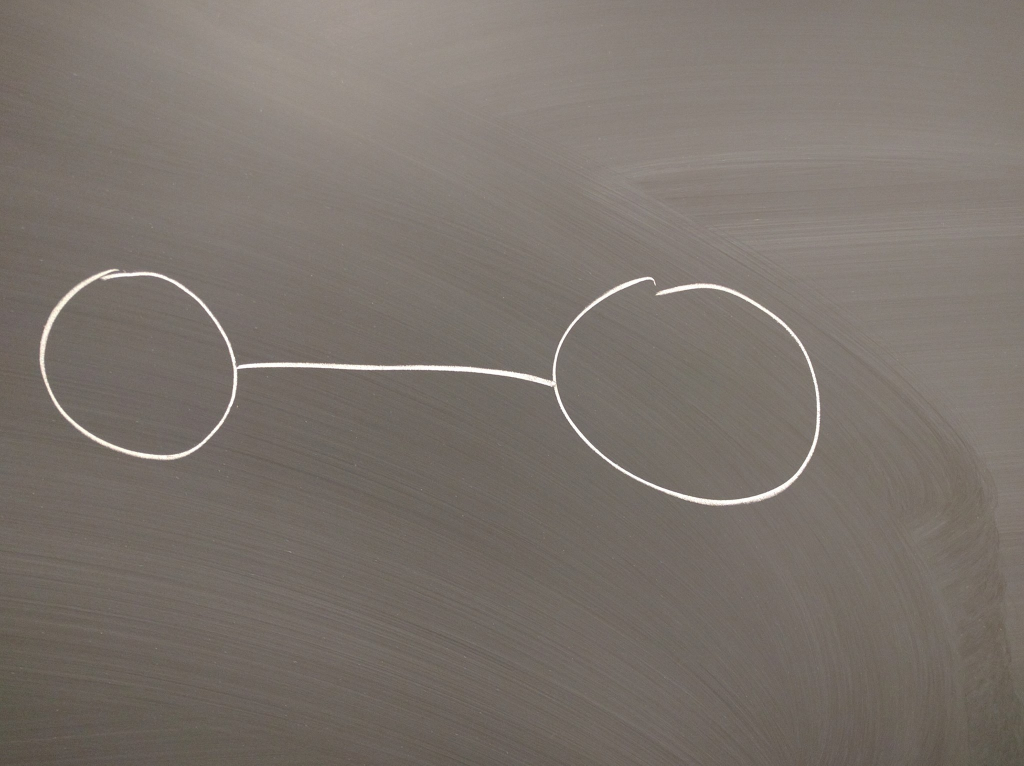
#> input picture examples/2nodes_dark.jpg, 2048 x 1531 px (shown at 1/2 size)
$ python imgexp_skimage.py 2nodes_dark.jpg   (older library calls are emulated)
#> lines starting #> are read from the running program, lines starting #| are printed output that depends on the picture; after the words box and inside, x2 and y2 are one past the last pixel; in counts of white or black regions, pixels touching at a corner belong together
import numpy as np
from scipy import ndimage as ndi
from skimage.morphology import medial_axis
import matplotlib.pyplot as plt
import cv2
try: # Compatibility with different OpenCV versions.
    import cv2.cv as cv
    HOUGH_GRADIENT = cv.CV_HOUGH_GRADIENT
except:
    HOUGH_GRADIENT = cv2.HOUGH_GRADIENT
import sys

# [19 lines left out: function microstructure, not called in this run]

# data = microstructure(l=64)
file_name = sys.argv[1]
img = cv2.imread(file_name, cv2.IMREAD_GRAYSCALE)
img = cv2.imread(file_name, cv2.IMREAD_GRAYSCALE)
img = cv2.medianBlur(img, 5)

width, height = img.shape
while 900 < width:
    img = cv2.pyrDown(img)
    width, height = img.shape
#> this loop made 1 pass
#> pass 1, `img = cv2.pyrDown(img)`:
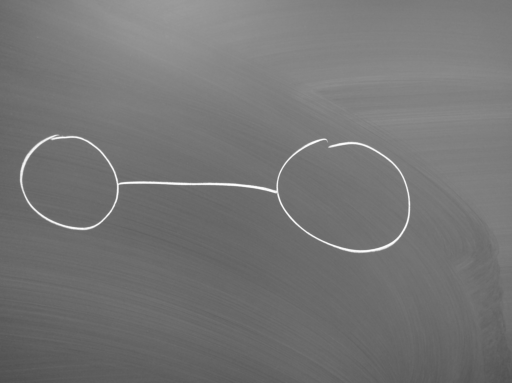
#> img: shape (766, 1024) (shown at 1/2 size); min 78, max 255, mean 116.6
data = cv2.adaptiveThreshold(img, 255, cv2.ADAPTIVE_THRESH_MEAN_C, cv2.THRESH_BINARY_INV, 13, -5)
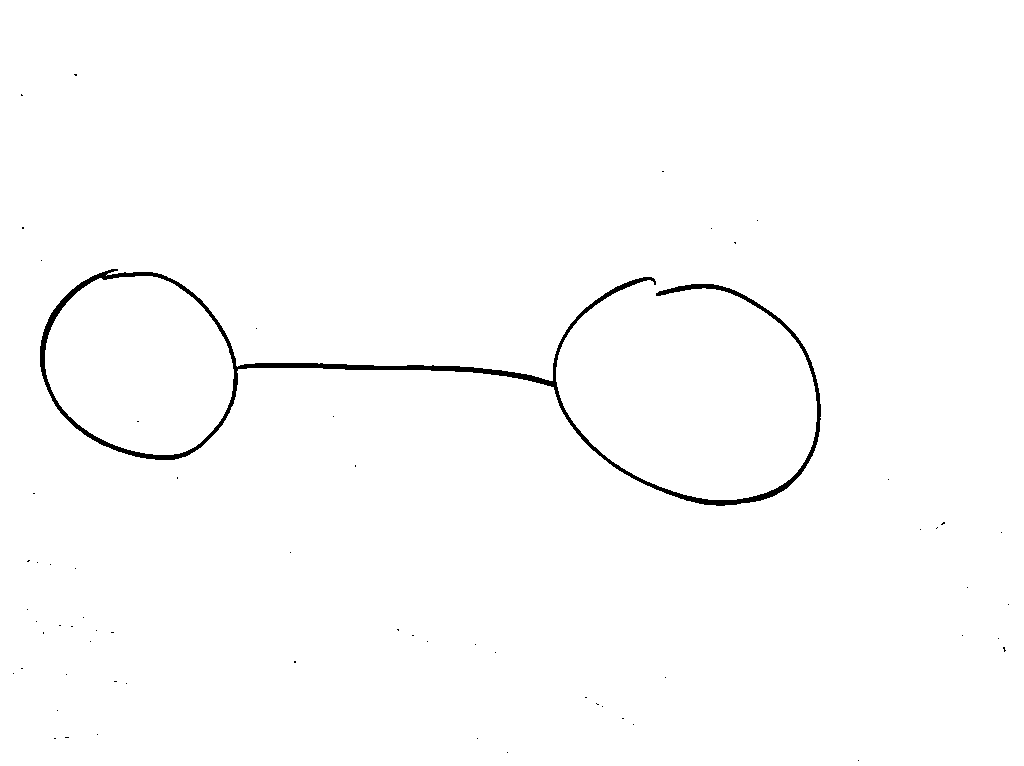
#> data: shape (766, 1024); 99% white; 63 black regions (62 under 20 px), largest, box (x1, y1, x2, y2) and area: (40, 269, 821, 506) 7349

# Compute the medial axis (skeleton) and the distance transform
skel, distance = medial_axis(data, return_distance=True)
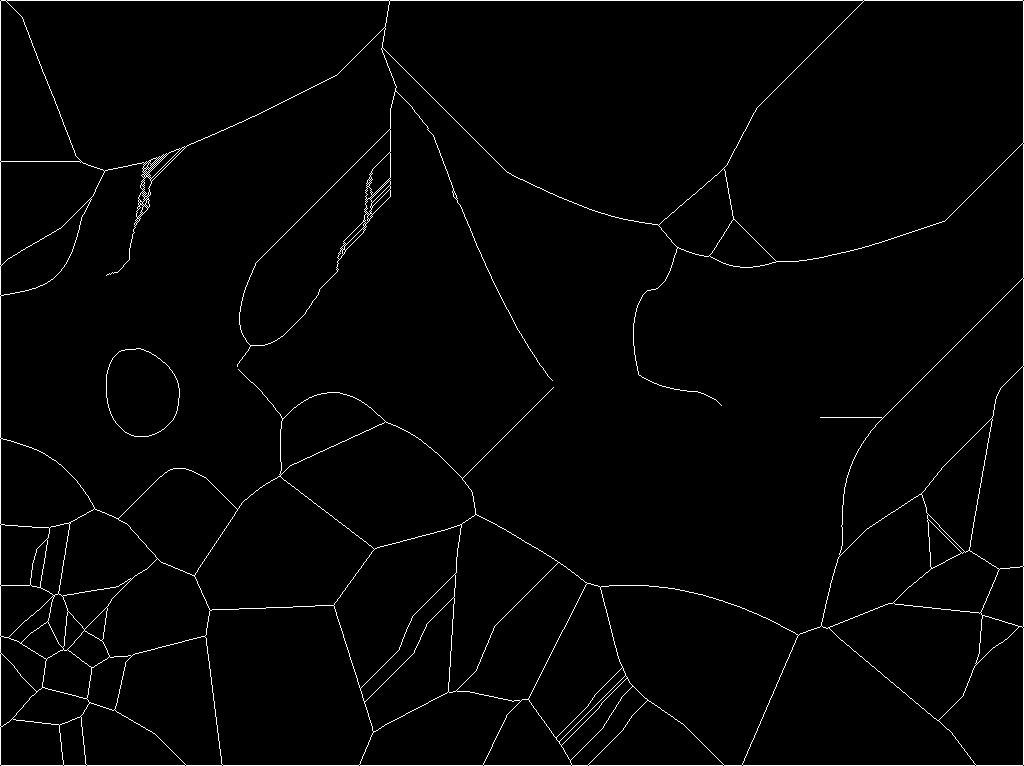
#> skel: shape (766, 1024) bool; 1.8% white in thin lines or dots
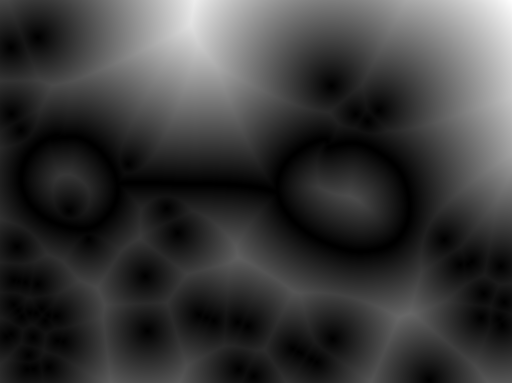
#> distance: shape (766, 1024) float64 (shown at 1/2 size); min 0, max 345.2, mean 78.5; drawn with min black and max white

# Distance to the background for pixels of the skeleton
dist_on_skel = distance * skel
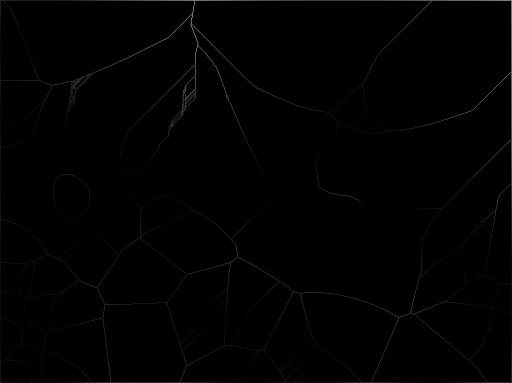
#> dist_on_skel: shape (766, 1024) float64 (shown at 1/2 size); min 0, max 344.6, mean 1.6; drawn with min black and max white

fig, (ax1, ax2) = plt.subplots(1, 2, figsize=(8, 4), sharex=True, sharey=True,
                               subplot_kw={'adjustable': 'box-forced'})
ax1.imshow(data, cmap=plt.cm.gray, interpolation='nearest')
ax1.axis('off')
ax2.imshow(dist_on_skel, cmap=plt.cm.spectral, interpolation='nearest')
ax2.contour(data, [0.5], colors='w')
ax2.axis('off')

cv2.imshow('image normal', dist_on_skel)

fig.tight_layout()
plt.show()
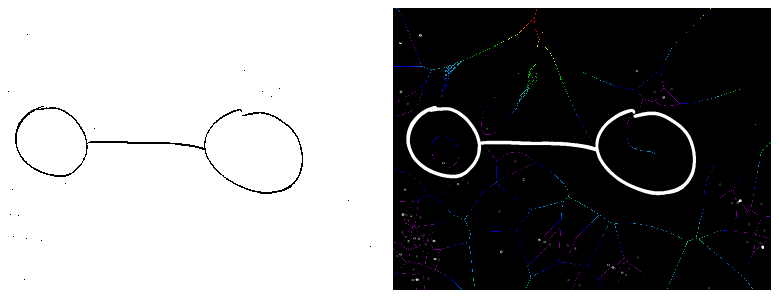
#> figure drawn by matplotlib, 2 panels

$ run again, on examples/3nodes.jpg
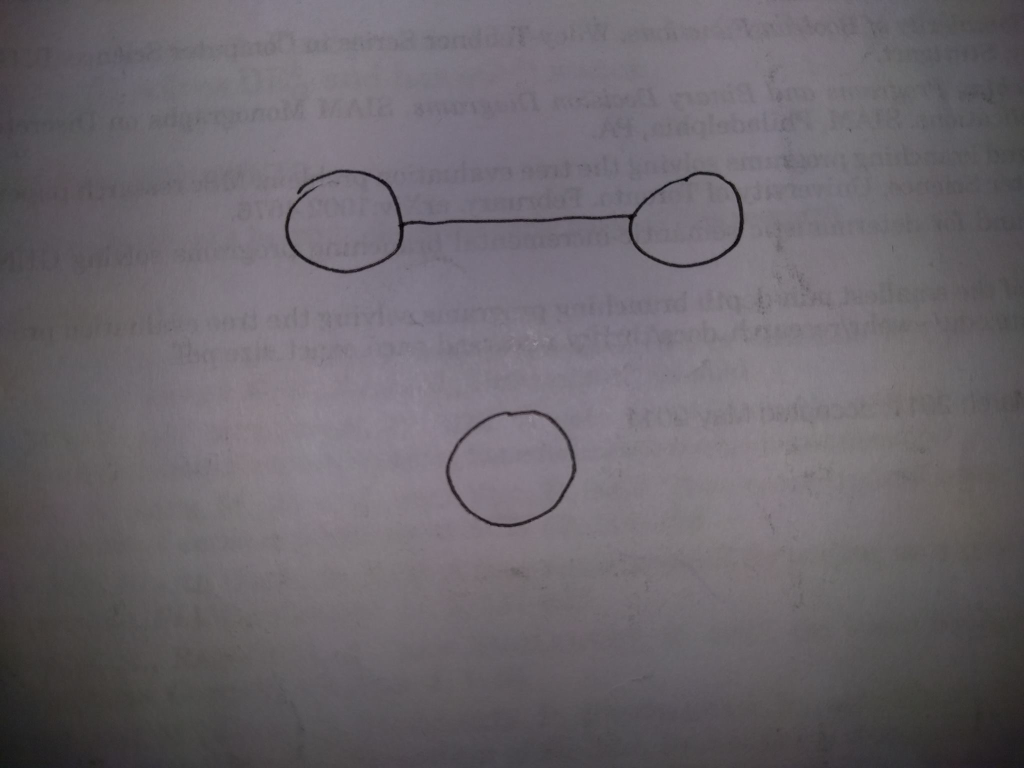
#> input picture examples/3nodes.jpg, 2048 x 1536 px (shown at 1/2 size)
#> `data = cv2.adaptiveThreshold(img, 255, cv2.ADAPTIVE_THRESH_MEAN_C, cv2..`:
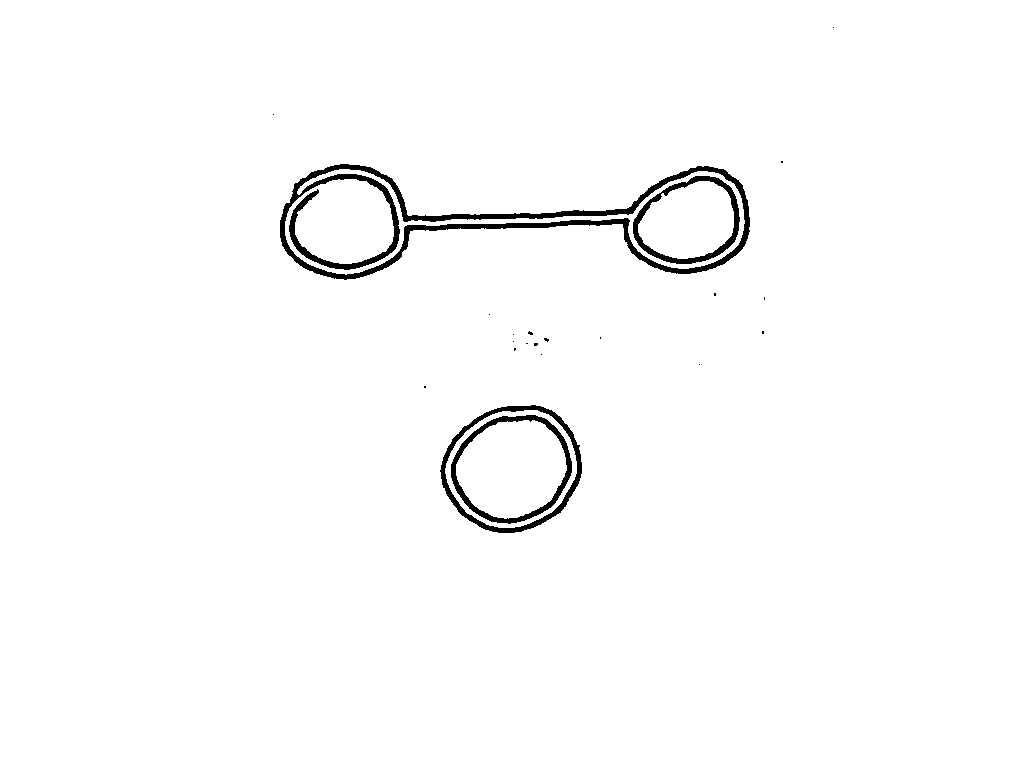
#> data: shape (768, 1024); 98.3% white; 22 black regions (18 under 20 px), largest, box (x1, y1, x2, y2) and area: (280, 164, 750, 280) 7644, (440, 405, 582, 533) 1996, (451, 415, 572, 524) 1772, (633, 176, 740, 264) 1546
#> skel: shape (768, 1024) bool; 1.4% white in thin lines or dots
#> `plt.show()`:
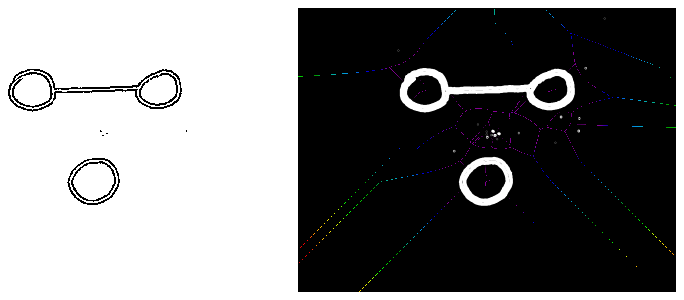
#> figure drawn by matplotlib, 2 panels

$ run again, on examples/3nodes_light.jpg
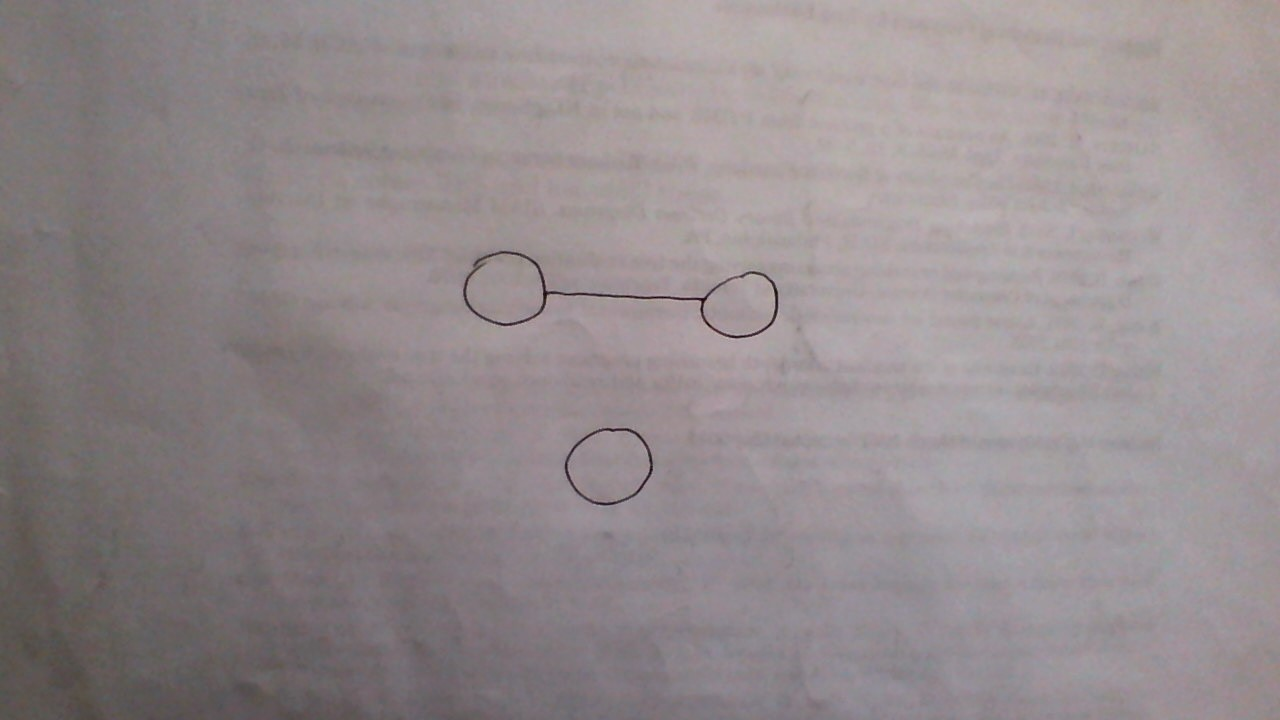
#> input picture examples/3nodes_light.jpg, 1280 x 720 px
#> `data = cv2.adaptiveThreshold(img, 255, cv2.ADAPTIVE_THRESH_MEAN_C, cv2..`:
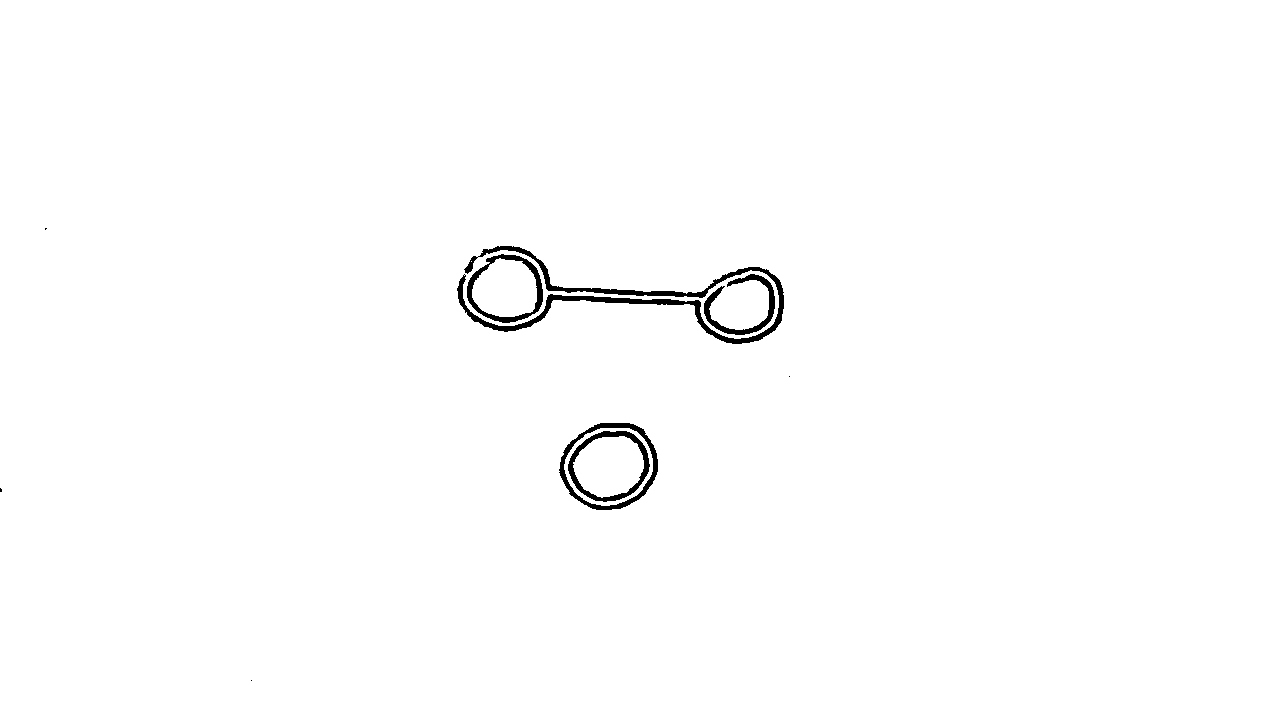
#> data: shape (720, 1280); 99.1% white; 9 black regions (4 under 20 px), largest, box (x1, y1, x2, y2) and area: (457, 246, 784, 344) 3782, (559, 423, 658, 510) 1282, (568, 431, 650, 502) 1117, (467, 254, 543, 323) 1043, (704, 274, 775, 335) 974
#> skel: shape (720, 1280) bool; 1.2% white in thin lines or dots
#> `plt.show()`:
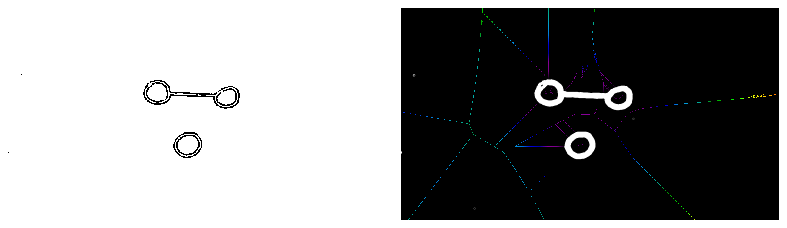
#> figure drawn by matplotlib, 2 panels
